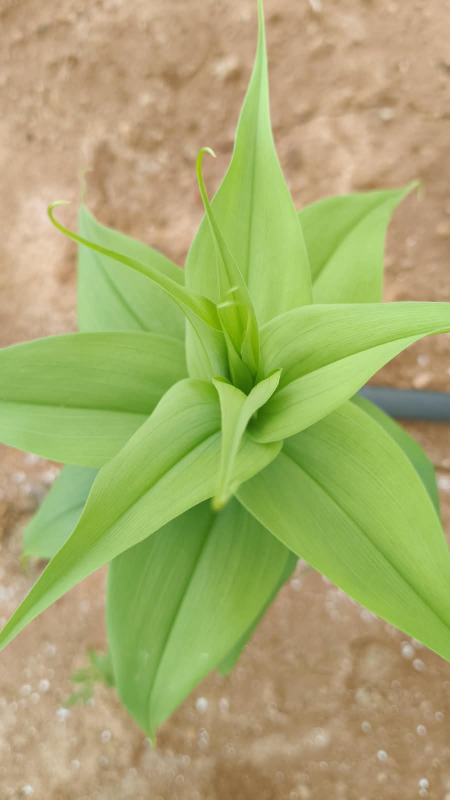
#> input picture dataset/organized/severity_benchmarks/Healthy/WhatsApp Image 2026-10-13 at 3.04.35 PM (1).jpeg, 900 x 1600 px, given as the content of the folder t/OneDrive/Desktop/MINIPROJECT_/dataset/raw_collected_images, which was not available (shown at 1/2 size)
$ python analyze_dataset.py
#> lines starting #> are read from the running program, lines starting #| are printed output that depends on the picture; after the words box and inside, x2 and y2 are one past the last pixel; in counts of white or black regions, pixels touching at a corner belong together; pictures that were not available may be replaced by others from this repository, and a replacement may not be noted
import os
import cv2
import numpy as np
import json
from collections import Counter

def analyze_all_images(folder):
    files = sorted([f for f in os.listdir(folder) if f.lower().endswith(('.jpg', '.jpeg', '.png'))])
    records = []

    for f in files:
        path = os.path.join(folder, f)
        img = cv2.imread(path)
#> img is the input picture: shape (1600, 900, 3); mean B, G, R 108.7, 169.9, 166.3
        if img is None:
            continue
        h, w = img.shape[:2]
#> h = 1600; w = 900
        hsv = cv2.cvtColor(img, cv2.COLOR_BGR2HSV)
#> hsv: shape (1600, 900, 3); mean H, S, V 29.1, 106.5, 184.6

        # Leaf foliage segmentation mask
        # Green to yellowish-green range
        plant_mask = cv2.inRange(hsv, (25, 30, 30), (95, 255, 255))
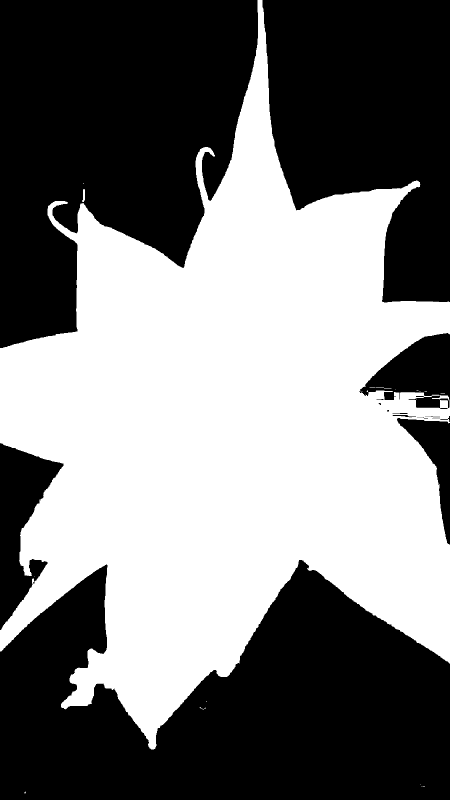
#> plant_mask: shape (1600, 900) (shown at 1/2 size); 47.7% white; 18 white regions (15 under 20 px), largest, box (x1, y1, x2, y2) and area: (0, 0, 900, 1499) 686170, (164, 378, 170, 404) 102, (752, 775, 783, 777) 31

        # Morphological cleanup
        kernel = cv2.getStructuringElement(cv2.MORPH_ELLIPSE, (5, 5))
        plant_mask = cv2.morphologyEx(plant_mask, cv2.MORPH_CLOSE, kernel)
#> plant_mask: shape (1600, 900); 47.7% white; 12 white regions (10 under 20 px), largest, box (x1, y1, x2, y2) and area: (0, 0, 900, 1499) 687071, (752, 775, 783, 777) 31
        plant_mask = cv2.morphologyEx(plant_mask, cv2.MORPH_OPEN, kernel)
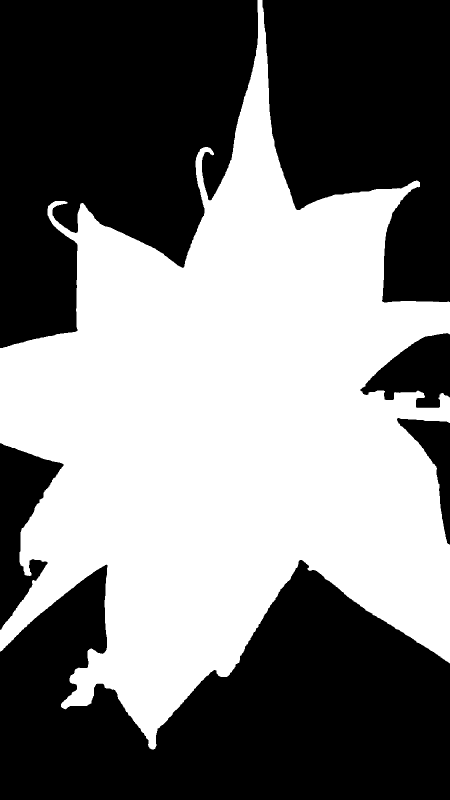
#> plant_mask: shape (1600, 900) (shown at 1/2 size); 47.7% white; 1 white region, box (x1, y1, x2, y2) and area: (0, 0, 900, 1499) 686711

        plant_px = np.count_nonzero(plant_mask)
#> plant_px = 686711
        if plant_px == 0:
            plant_px = 1

        # Healthy green: H in [38, 88], S >= 45, V >= 35
        healthy_green_mask = cv2.inRange(hsv, (38, 45, 35), (88, 255, 255))
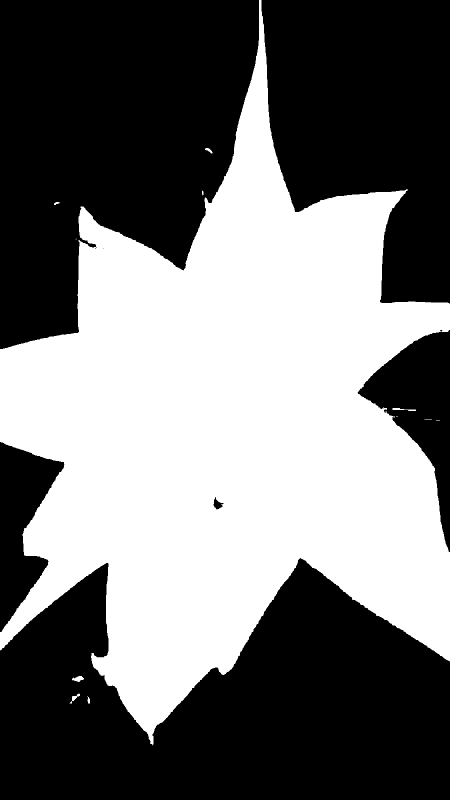
#> healthy_green_mask: shape (1600, 900) (shown at 1/2 size); 45.7% white; 14 white regions (6 under 20 px), largest, box (x1, y1, x2, y2) and area: (0, 0, 900, 1491) 656742, (144, 1352, 168, 1364) 173, (785, 816, 832, 822) 131
        healthy_in_plant = cv2.bitwise_and(healthy_green_mask, healthy_green_mask, mask=plant_mask)

        # Chlorosis / yellow leaf discolouration: H in [18, 37], S >= 45, V >= 50
        yellow_mask = cv2.inRange(hsv, (18, 45, 50), (37, 255, 255))
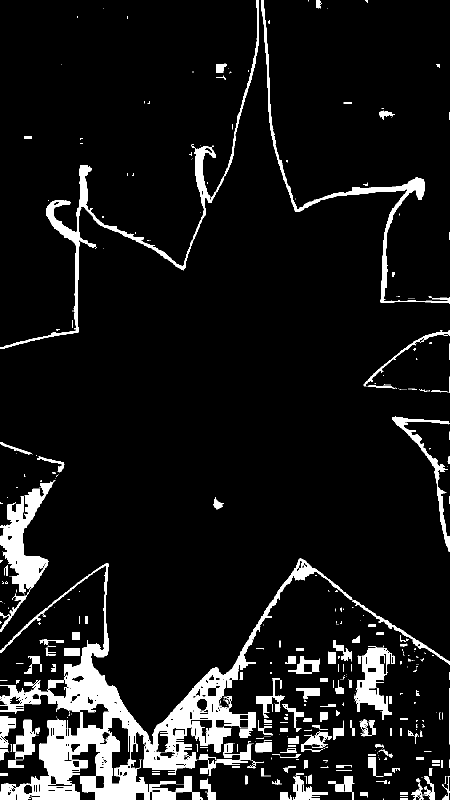
#> yellow_mask: shape (1600, 900) (shown at 1/2 size); 9.2% white; 542 white regions (356 under 20 px), largest, box (x1, y1, x2, y2) and area: (0, 1116, 900, 1600) 63604, (0, 0, 518, 698) 10956, (0, 960, 111, 1264) 9974
        yellow_in_plant = cv2.bitwise_and(yellow_mask, yellow_mask, mask=plant_mask)
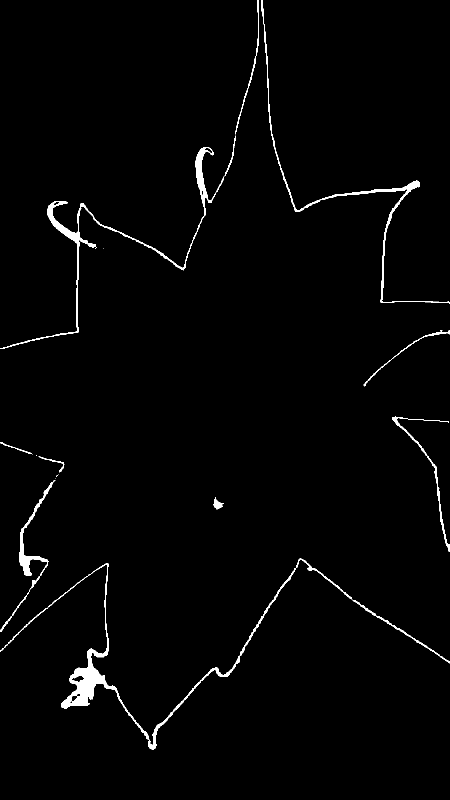
#> yellow_in_plant: shape (1600, 900) (shown at 1/2 size); 1.6% white; 15 white regions (5 under 20 px), largest, box (x1, y1, x2, y2) and area: (0, 1116, 900, 1499) 8985, (0, 271, 472, 698) 5473, (523, 0, 900, 607) 3443

        # Necrotic / blight / leaf spot brown lesions: H in [8, 20], S in [40, 210], V in [25, 175]
        brown_mask = cv2.inRange(hsv, (8, 40, 25), (20, 210, 175))
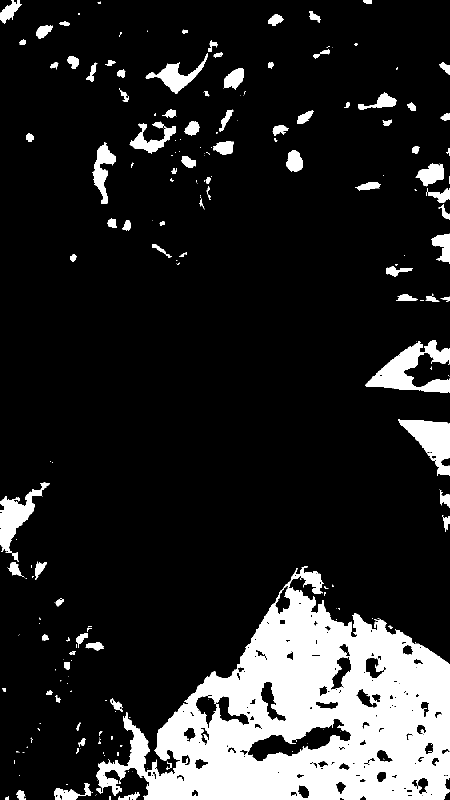
#> brown_mask: shape (1600, 900) (shown at 1/2 size); 15.1% white; 239 white regions (136 under 20 px), largest, box (x1, y1, x2, y2) and area: (192, 1132, 900, 1600) 166165, (731, 682, 900, 786) 6415, (796, 838, 900, 952) 5730
        brown_in_plant = cv2.bitwise_and(brown_mask, brown_mask, mask=plant_mask)
#> brown_in_plant: shape (1600, 900); every value is 0

        healthy_px = np.count_nonzero(healthy_in_plant)
#> healthy_px = 657389
        yellow_px = np.count_nonzero(yellow_in_plant)
#> yellow_px = 22980
        brown_px = np.count_nonzero(brown_in_plant)
#> brown_px = 0

        # Affected lesion ratio within plant foliage
        lesion_px = yellow_px + brown_px
#> lesion_px = 22980
        lesion_pct = (lesion_px / plant_px) * 100
#> lesion_pct = 3.35
        healthy_pct = (healthy_px / plant_px) * 100
#> healthy_pct = 95.73

        # Determine visual condition according to Team LUNAR research criteria:
        # Healthy: lesion < 5%
        # Mild: 5% <= lesion < 18%
        # Moderate: 18% <= lesion < 38%
        # Severe: lesion >= 38%
        if lesion_pct < 5.0:
            assigned_severity = "Healthy"
            assigned_condition = "Healthy"
        elif lesion_pct < 18.0:
            assigned_severity = "Mild"
            assigned_condition = "Leaf Blight / Spot"
        elif lesion_pct < 38.0:
            assigned_severity = "Moderate"
            assigned_condition = "Leaf Blight / Spot"
        else:
            assigned_severity = "Severe"
            assigned_condition = "Leaf Blight / Spot"

        records.append({
            "filename": f,
            "width": w,
            "height": h,
            "plant_coverage_pct": round((plant_px / (h * w)) * 100, 2),
            "healthy_leaf_pct": round(healthy_pct, 2),
            "yellow_chlorosis_pct": round((yellow_px / plant_px) * 100, 2),
            "brown_lesion_pct": round((brown_px / plant_px) * 100, 2),
            "affected_area_pct": round(lesion_pct, 2),
            "assigned_condition": assigned_condition,
            "assigned_severity": assigned_severity,
        })

    return records

if __name__ == "__main__":
    dataset_dir = r"c:\Users\anust\OneDrive\Desktop\MINIPROJECT_\dataset\raw_collected_images"
    records = analyze_all_images(dataset_dir)
#> records = 1 item
    print(f"Total processed images: {len(records)}")
#| Total processed images: 1

    severity_counts = Counter(r["assigned_severity"] for r in records)
#> severity_counts = {'Healthy': 1}
    condition_counts = Counter(r["assigned_condition"] for r in records)
#> condition_counts = {'Healthy': 1}

    print("\nCondition Distribution:")
    for k, v in condition_counts.items():
        print(f"  {k}: {v} images ({v/len(records)*100:.1f}%)")
#> this loop made 1 pass
#> (k, v) on pass 1: ('Healthy', 1)
#|   Healthy: 1 images (100.0%)

    print("\nSeverity Distribution:")
    for k, v in severity_counts.items():
        print(f"  {k}: {v} images ({v/len(records)*100:.1f}%)")

    # Save detailed JSON summary
    out_json = r"c:\Users\anust\OneDrive\Desktop\MINIPROJECT_\dataset\image_analysis_summary.json"
    with open(out_json, "w") as f:
        json.dump(records, f, indent=2)
    print(f"\nDetailed metrics saved to: {out_json}")
